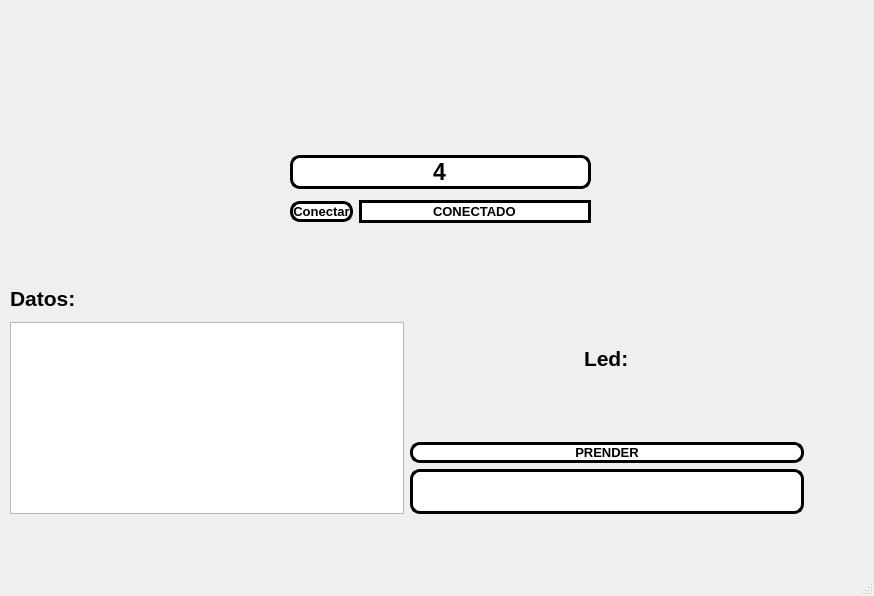
<?xml version="1.0" encoding="UTF-8"?>
<ui version="4.0">
 <class>MainWindow</class>
 <widget class="QMainWindow" name="MainWindow">
  <property name="geometry">
   <rect>
    <x>0</x>
    <y>0</y>
    <width>874</width>
    <height>596</height>
   </rect>
  </property>
  <property name="windowTitle">
   <string>MainWindow</string>
  </property>
  <widget class="QWidget" name="centralwidget">
   <widget class="QLabel" name="label_2">
    <property name="geometry">
     <rect>
      <x>10</x>
      <y>20</y>
      <width>151</width>
      <height>111</height>
     </rect>
    </property>
    <property name="styleSheet">
     <string notr="true"/>
    </property>
    <property name="text">
     <string/>
    </property>
    <property name="pixmap">
     <pixmap resource="../../Archivos/Recursos.qrc">:/Recursos/logo_izquierdo.png</pixmap>
    </property>
    <property name="scaledContents">
     <bool>true</bool>
    </property>
   </widget>
   <widget class="QLabel" name="label_3">
    <property name="geometry">
     <rect>
      <x>710</x>
      <y>40</y>
      <width>131</width>
      <height>91</height>
     </rect>
    </property>
    <property name="styleSheet">
     <string notr="true"/>
    </property>
    <property name="text">
     <string/>
    </property>
    <property name="pixmap">
     <pixmap resource="../../Archivos/Recursos.qrc">:/Recursos/logo_derecho.png</pixmap>
    </property>
    <property name="scaledContents">
     <bool>true</bool>
    </property>
   </widget>
   <widget class="QWidget" name="">
    <property name="geometry">
     <rect>
      <x>290</x>
      <y>150</y>
      <width>301</width>
      <height>80</height>
     </rect>
    </property>
    <layout class="QGridLayout" name="gridLayout">
     <item row="0" column="0" colspan="2">
      <widget class="QLineEdit" name="txt_com">
       <property name="font">
        <font>
         <pointsize>17</pointsize>
         <weight>75</weight>
         <bold>true</bold>
        </font>
       </property>
       <property name="styleSheet">
        <string notr="true">background-color: rgb(255, 255, 255);
border-radius: 10px;
border: 3px solid black</string>
       </property>
       <property name="text">
        <string>4</string>
       </property>
       <property name="alignment">
        <set>Qt::AlignCenter</set>
       </property>
      </widget>
     </item>
     <item row="1" column="0">
      <widget class="QPushButton" name="btn_accion">
       <property name="font">
        <font>
         <pointsize>10</pointsize>
         <weight>75</weight>
         <bold>true</bold>
        </font>
       </property>
       <property name="styleSheet">
        <string notr="true">background-color: rgb(255, 255, 255);
border-radius: 10px;
border: 3px solid black</string>
       </property>
       <property name="text">
        <string>Conectar</string>
       </property>
      </widget>
     </item>
     <item row="1" column="1">
      <widget class="QLineEdit" name="txt_estado">
       <property name="font">
        <font>
         <pointsize>10</pointsize>
         <weight>75</weight>
         <bold>true</bold>
        </font>
       </property>
       <property name="styleSheet">
        <string notr="true">background-color: rgb(255, 255, 255);
border: 3px solid black
</string>
       </property>
       <property name="text">
        <string>CONECTADO</string>
       </property>
       <property name="alignment">
        <set>Qt::AlignCenter</set>
       </property>
      </widget>
     </item>
    </layout>
   </widget>
   <widget class="QWidget" name="">
    <property name="geometry">
     <rect>
      <x>10</x>
      <y>280</y>
      <width>794</width>
      <height>234</height>
     </rect>
    </property>
    <layout class="QGridLayout" name="gridLayout_2">
     <item row="0" column="0">
      <widget class="QLabel" name="label">
       <property name="font">
        <font>
         <pointsize>16</pointsize>
         <weight>75</weight>
         <bold>true</bold>
        </font>
       </property>
       <property name="styleSheet">
        <string notr="true"/>
       </property>
       <property name="text">
        <string>Datos:</string>
       </property>
      </widget>
     </item>
     <item row="0" column="1" rowspan="2" alignment="Qt::AlignHCenter">
      <widget class="QLabel" name="label_5">
       <property name="font">
        <font>
         <pointsize>16</pointsize>
         <weight>75</weight>
         <bold>true</bold>
        </font>
       </property>
       <property name="styleSheet">
        <string notr="true"/>
       </property>
       <property name="text">
        <string>Led:</string>
       </property>
      </widget>
     </item>
     <item row="1" column="0" rowspan="3">
      <widget class="QListWidget" name="lista_datos"/>
     </item>
     <item row="2" column="1">
      <widget class="QPushButton" name="btn_control">
       <property name="font">
        <font>
         <pointsize>10</pointsize>
         <weight>75</weight>
         <bold>true</bold>
        </font>
       </property>
       <property name="styleSheet">
        <string notr="true">background-color: rgb(255, 255, 255);
border-radius: 10px;
border: 3px solid black</string>
       </property>
       <property name="text">
        <string>PRENDER</string>
       </property>
      </widget>
     </item>
     <item row="3" column="1">
      <widget class="QLineEdit" name="txt_temporizador">
       <property name="font">
        <font>
         <pointsize>25</pointsize>
         <weight>75</weight>
         <bold>true</bold>
        </font>
       </property>
       <property name="styleSheet">
        <string notr="true">background-color: rgb(255, 255, 255);
border-radius: 10px;
border: 3px solid black</string>
       </property>
       <property name="alignment">
        <set>Qt::AlignCenter</set>
       </property>
      </widget>
     </item>
    </layout>
   </widget>
  </widget>
  <widget class="QMenuBar" name="menubar">
   <property name="geometry">
    <rect>
     <x>0</x>
     <y>0</y>
     <width>874</width>
     <height>26</height>
    </rect>
   </property>
  </widget>
  <widget class="QStatusBar" name="statusbar"/>
 </widget>
 <resources>
  <include location="../../Archivos/Recursos.qrc"/>
  <include location="../../Archivos/Recursos.qrc"/>
 </resources>
 <connections/>
</ui>
